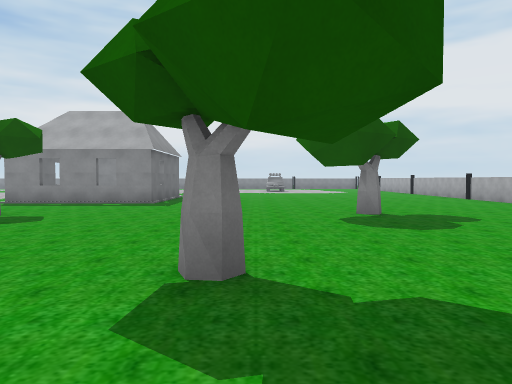
View 1 (above)

24 first-person views from a walk through a scene from a Unity 3-D project. The camera is 1.4 m above the floor, tilts 2° down and sees 70° across. The floor is counted in squares, 1.8 m on a side. Each view is taken from the middle of a square. On the plan, view 1 faces up. The plan holds only what a view shows up to about 12 squares ahead; the rest is blank. The place goes on beyond the plan. The player is left out. Some animated figures are not drawn.

View 2
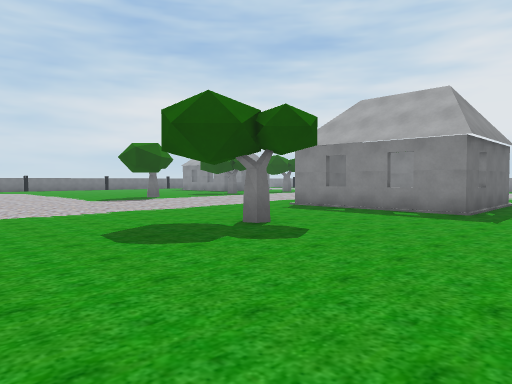

View 3
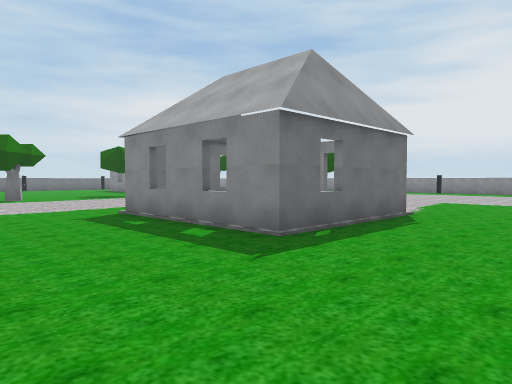

View 4
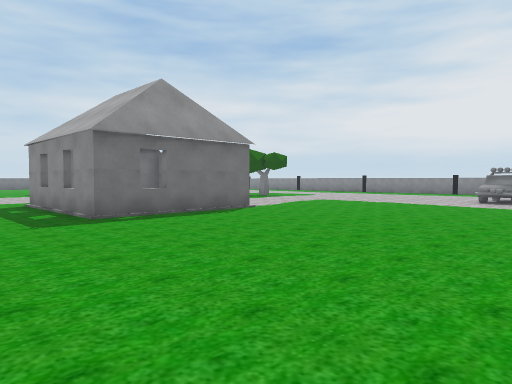

View 5
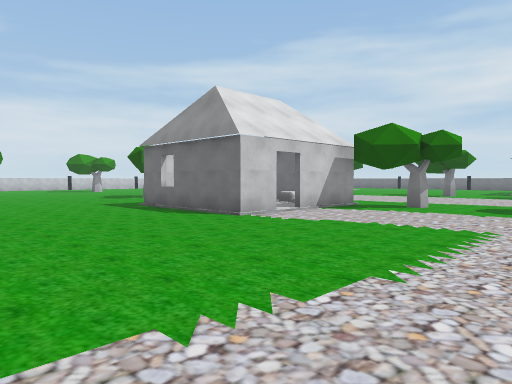

View 6
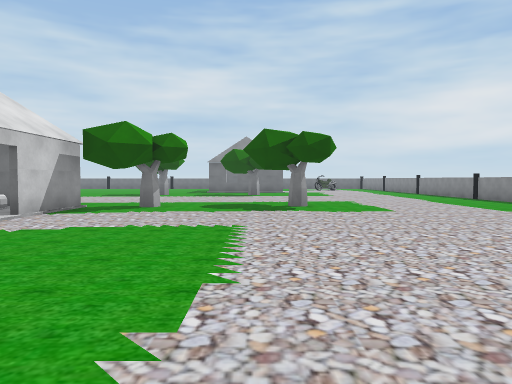

View 7
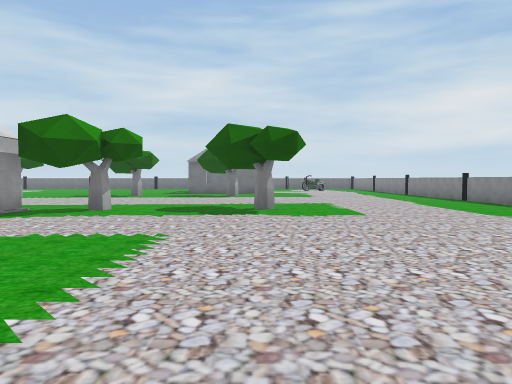

View 8
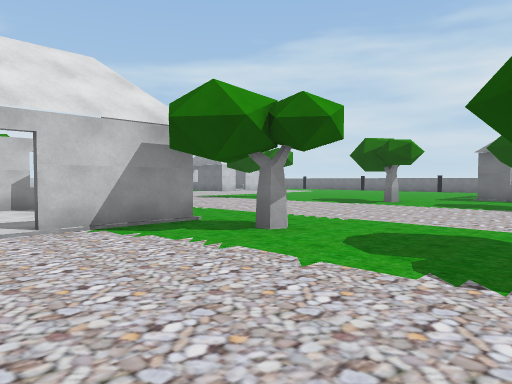

View 9
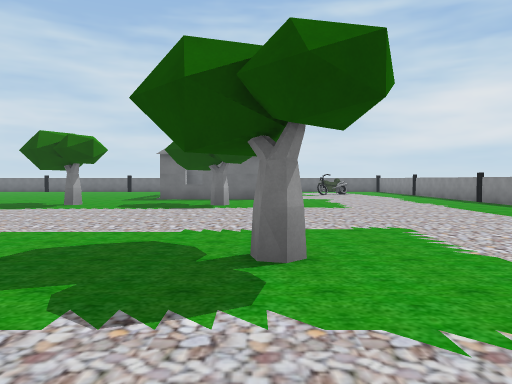

View 10
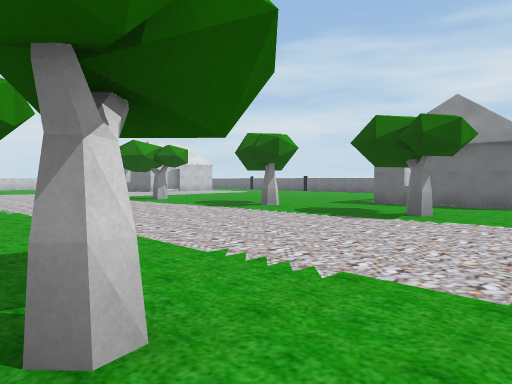

View 11
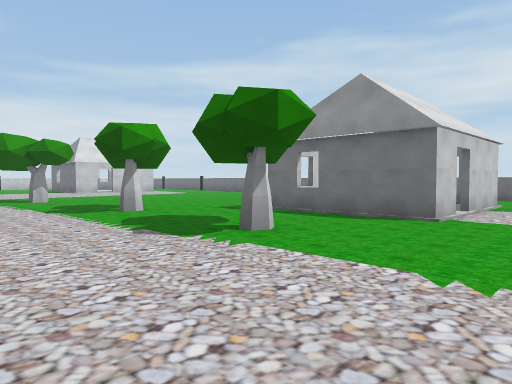

View 12
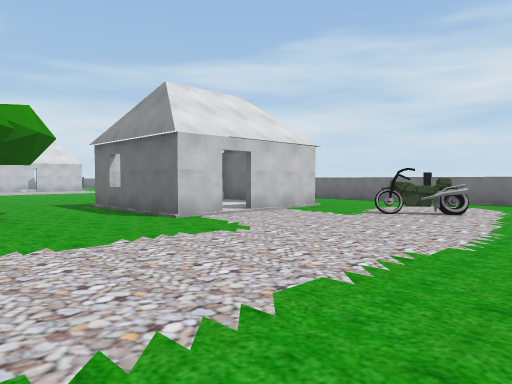

View 13
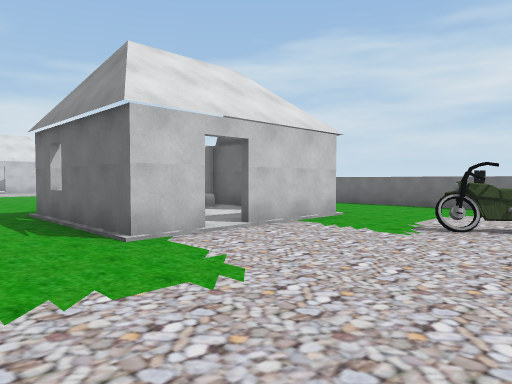

View 14
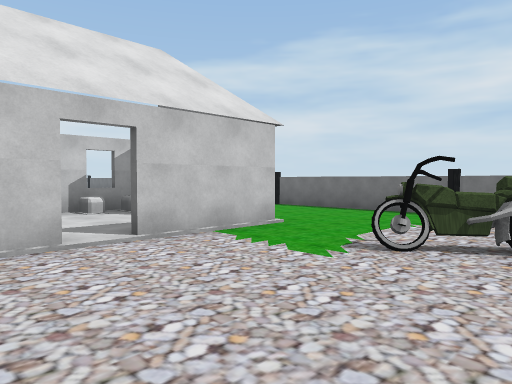

View 15
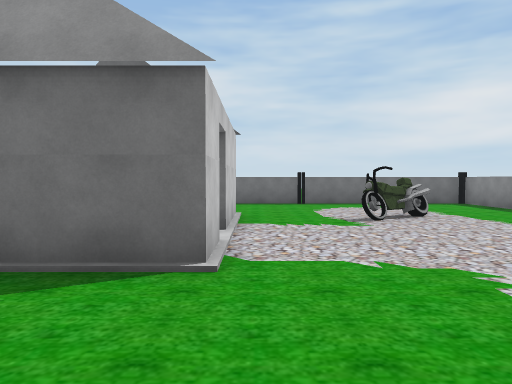

View 16
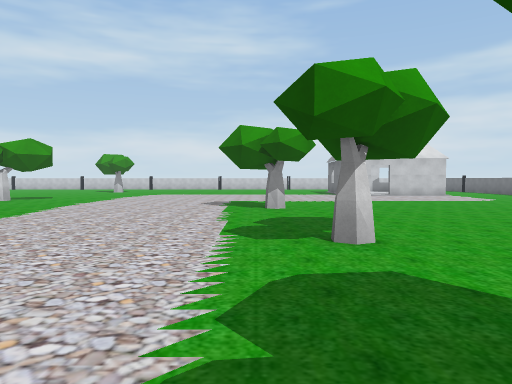

View 17
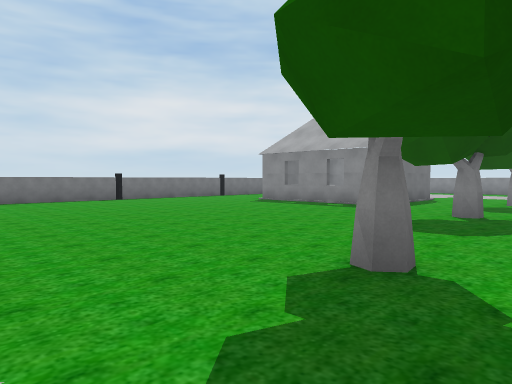

View 18
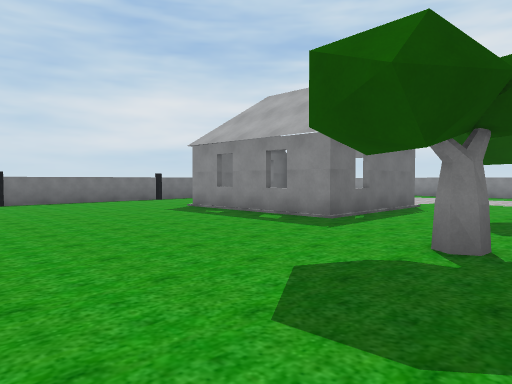

View 19
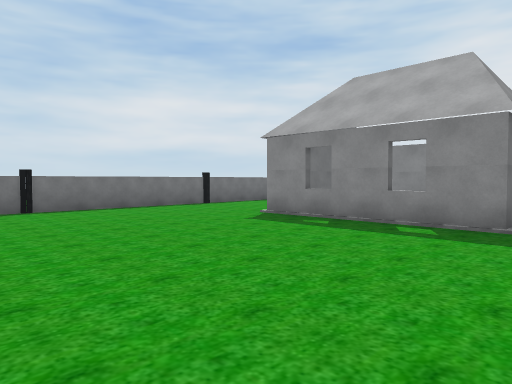

View 20
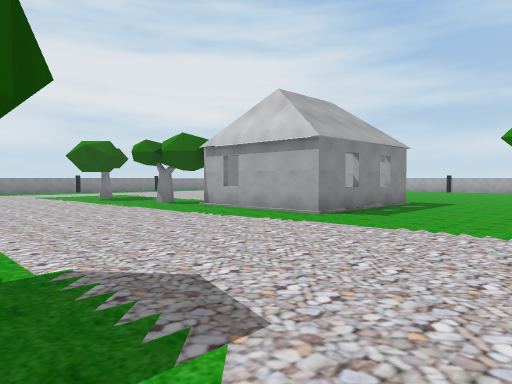

View 21
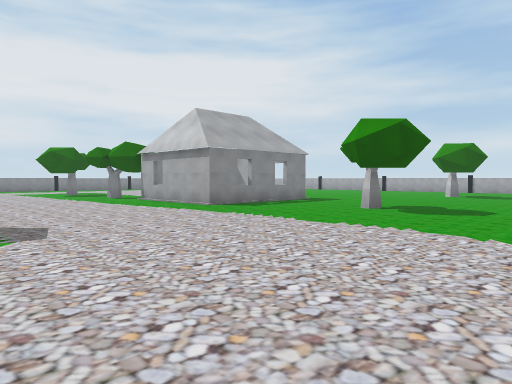

View 22
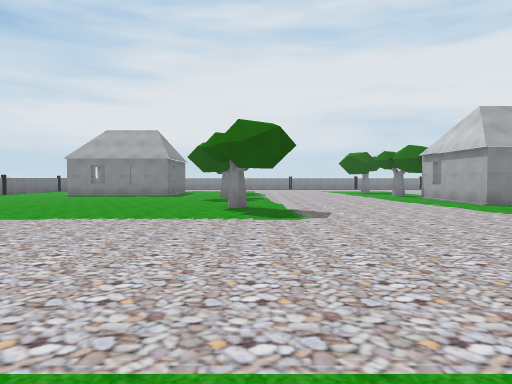

View 23
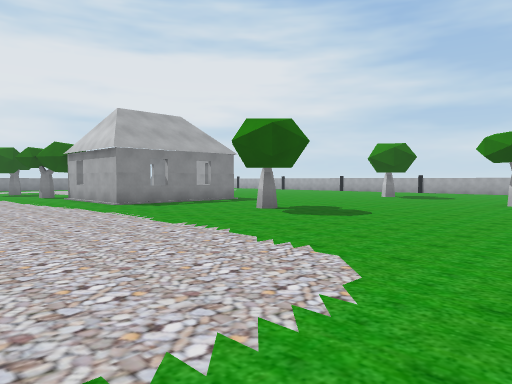

View 24
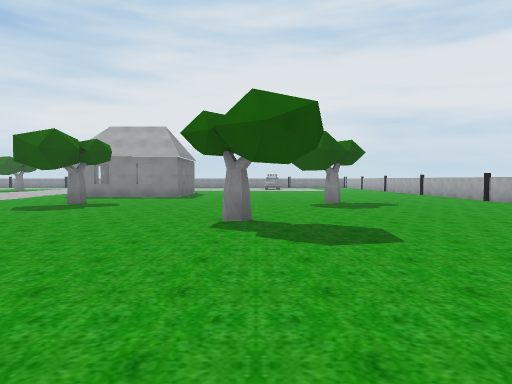

### Floor plan
Key: @ floor where view 1 was taken; # wall or solid block; . floor; H house; T tree; B bike; O other object.
Columns run from 28 left of view 1 to 9 right of it. Each row starts with its distance up from view 1.
 30 ###        ##    ##
 29 #....     ....   ...
 28 #............... .....
 27 #......................
 26 #...BB...................
 25 #....B....................   O
 24 #........................... O
 23 #............................O
 22 #...HHH HH.........T...........
 21 #.. H    H..T..................
 20 #.. H    H.....................
 19 #...HOO  H.....................
 18 #...HHHHHH..........T..........
 17 #...............................
 16 #...........T.......HHH.H.......
 15 #...................H.  HH......
 14 #...................HO   H......
 13   ..................H    H......
 12  ...................HHHHHH...........#
 11 #............T.......................
 10 #...................................
  9      ..............................
  8         ..............T........T.....#
  7          ............................
  6          ...........................
  5           .........................
  4            ........................
  3            .................T.....
  2             .....................
  1              . ....     .........
  0                          ...@...
 -1                           .....
 -2                           .....
 -3                            ...
 -4                             .

Where each view was taken, in squares from view 1:
view 1: 0 up, 0 right, facing up
view 2: 3 up, 1 left, facing up-left
view 3: 8 up, 0 right, facing up-left
view 4: 9 up, 4 right, facing up-left
view 5: 22 up, 2 right, facing down-left
view 6: 21 up, 2 right, facing left
view 7: 22 up, 1 right, facing left
view 8: 22 up, 4 left, facing down-left
view 9: 22 up, 5 left, facing left
view 10: 24 up, 8 left, facing down-left
view 11: 25 up, 12 left, facing down-left
view 12: 29 up, 15 left, facing down-left
view 13: 27 up, 17 left, facing down-left
view 14: 27 up, 19 left, facing down-left
view 15: 23 up, 16 left, facing left
view 16: 21 up, 15 left, facing down
view 17: 8 up, 14 left, facing up-left
view 18: 12 up, 15 left, facing up-left
view 19: 12 up, 18 left, facing up-left
view 20: 7 up, 15 left, facing up-right
view 21: 3 up, 15 left, facing up-right
view 22: 1 up, 15 left, facing up
view 23: 1 up, 13 left, facing up-right
view 24: 4 down, 0 right, facing up
